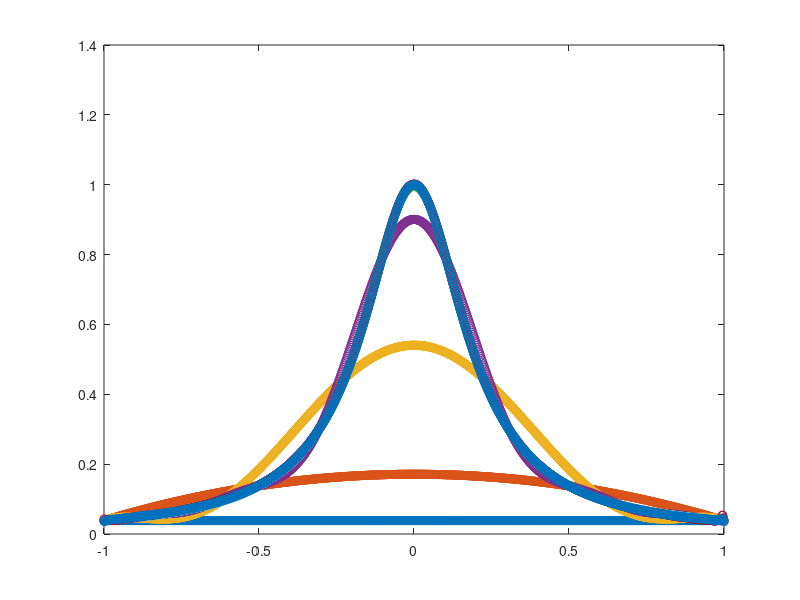
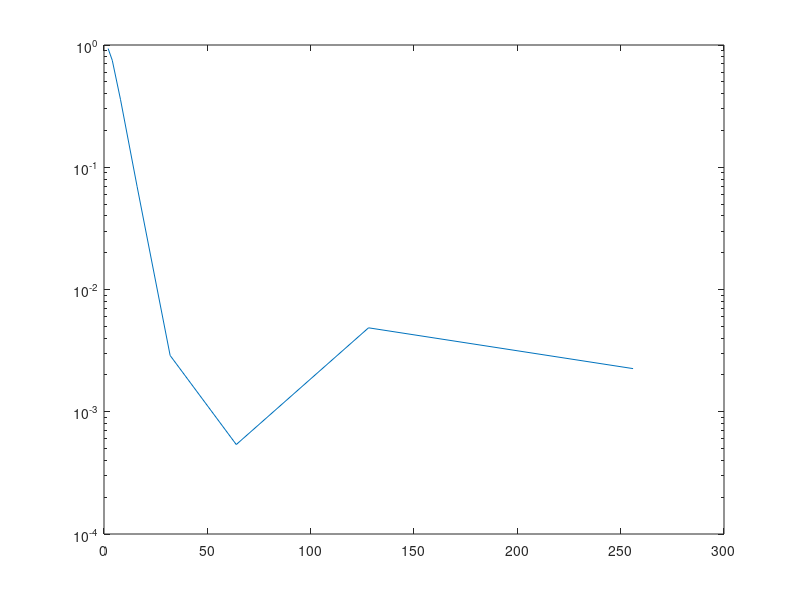

MATLAB code for these plots, in order:
clear; 
clc;

%% Define the unknown function to interpolate
%f = @(x) exp(x).*sin(x);
f = @(x) 1./(1+25*x.^2);

%% Setup different numbers of interpolation nodes/data sites.
Nd = [2,4,8,16,32,64,128,256];

%% Setup the points at which we want to evaluate the interpolant
xe = linspace(-1,1,1000)'; %generate evenly-spaced points
ye = f(xe); %evaluate function

%% Preallocate space for numerical solution
ye_num = zeros(length(ye),length(Nd));

%% Start plotting stuff
figure
plot(xe,ye,'black');
pause %waits for input

%% Loop goes over different numbers of interpolation nodes
elapsed_time = zeros(length(Nd),1); %create a vector that stores the amount of time for each set of data points
for it=1:length(Nd)
    tic
    %% initialize a zero matrix according to the number of nodes
    x = zeros(Nd(it),1);
    
    for k=1:Nd(it)
        x(k,1) = cos(((k - 1)/ (Nd(it) - 1)) * pi);
    end
    
    y = f(x);
    
    poly_fit = polyfit(x,y,Nd(it)-1); %% according to this link https://www.youtube.com/watch?v=K2dsK3FFbik,
    %%the third parameter of polyfit represents the degree of the
    %%polynomial. Based on the values chosen by Professor Shankar, I picked
    %%the third parameter to be Nd(it) - 1 because it seems to follow the
    %%matrix notation on page 2 for the exponents of x in the polynomial
    %%interpolation notes. Let us take the value of 2 from the first index
    %%of Nd. Then from the way I think polyfit behaves which seems like vandermode, we would get a 2x2
    %%matrix where the highes order degree would be 1 since that takes the
    %%first two terms. 
    poly_val = polyval(poly_fit,xe); %% evaluate the polynomial at some specific point that we are interested in
    
    %%Evaluate all the stuff between 1 and the value we get from evaluating
    %%poly_val
    for i=1:length(poly_val) %poly_val is an array that contains all the coefficents of the polynomial
        ye_num(i,it) = poly_val(i);
    end
    %% add the time it took for the loop to run into elapsed_time
    elapsed_time(it) = toc;
    %% Plot stuff
    hold on;
    plot(xe,ye_num(:,it),'o');
    drawnow
    pause
end

%% Now plot relative errors
figure
e2 = zeros(length(Nd),1);
for it=1:length(Nd)
    e2(it,1) = norm(ye_num(:,it)-ye)./norm(ye);
end
semilogy(Nd,e2);
    
    